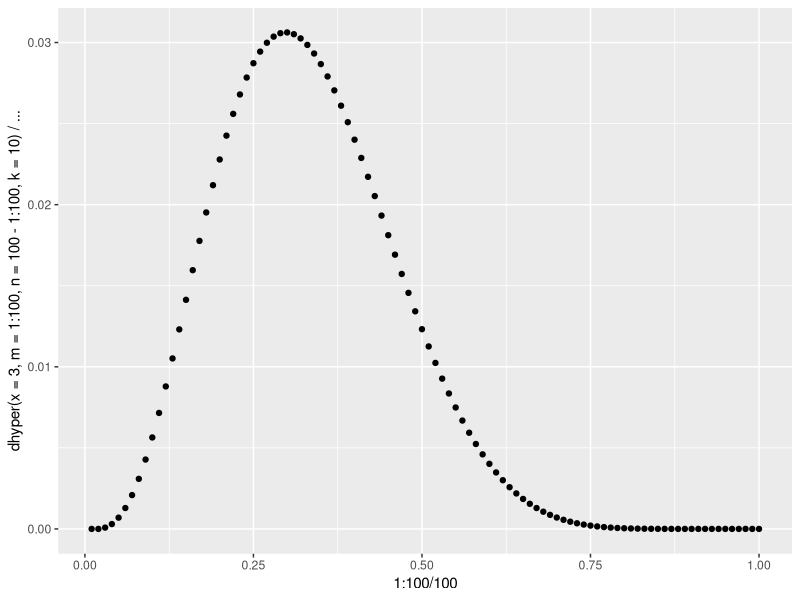

Recreate this plot in R.
## ---- chunk 1
require(ggplot2)
qplot(1:100/100, dhyper(x = 3, m = 1:100, n = 100 - 1:100, k = 10)/sum(dhyper(x = 3, m = 1:100, n = 100 - 1:100, k = 10)))
